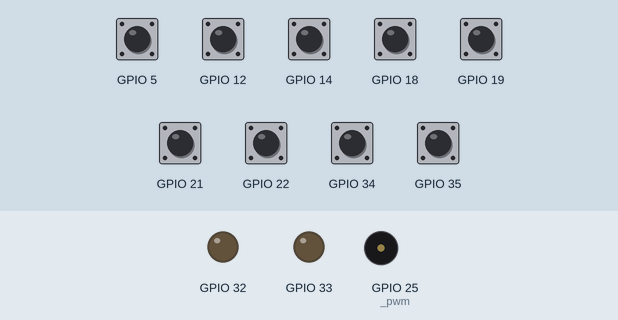
Simulated run of this program. Board: ESP32 board running MicroPython. Shown: output pins drawn as LEDs (lit = HIGH), buzzer (waves = sounding). The test bench sets the inputs (shaded band); at power-on: GPIO 5, GPIO 12, GPIO 14, GPIO 18, GPIO 19, GPIO 21, GPIO 22, GPIO 34, GPIO 35 HIGH. Pins used as bus, display or sensor lines are not drawn; what the program prints to the serial console is not drawn.

Above: at 1.2 s.
1.3 s: GPIO 5 pulled LOW for 0.15 s
At 2.2 s:
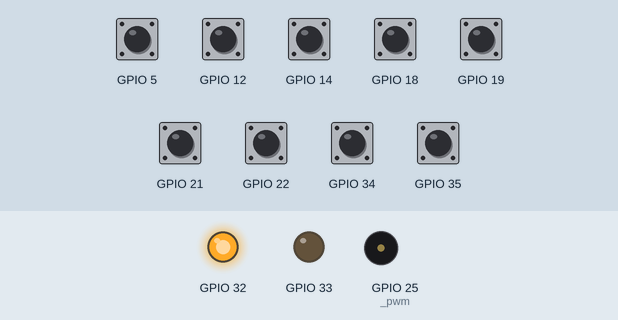
3.1 s: GPIO 12 pulled LOW for 0.15 s
At 4.6 s:
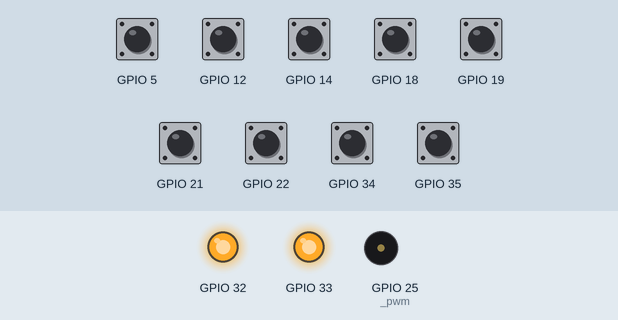
4.9 s: GPIO 14 pulled LOW for 0.15 s
At 5.1 s:
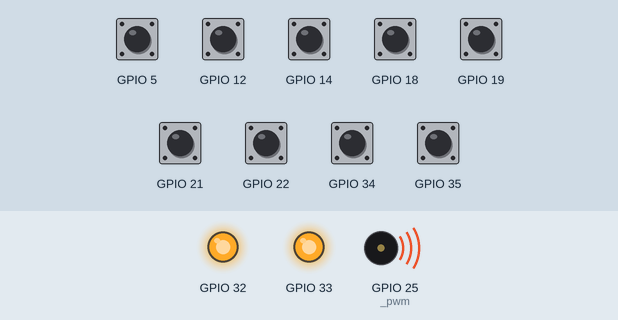
6.5 s: GPIO 35 pulled LOW for 0.15 s
At 6.6 s:
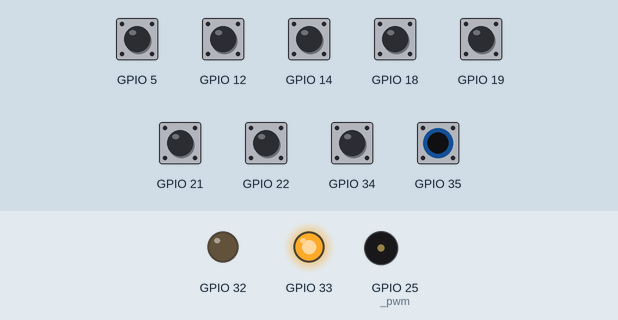
8.2 s: GPIO 18 pulled LOW for 0.15 s
At 9.7 s:
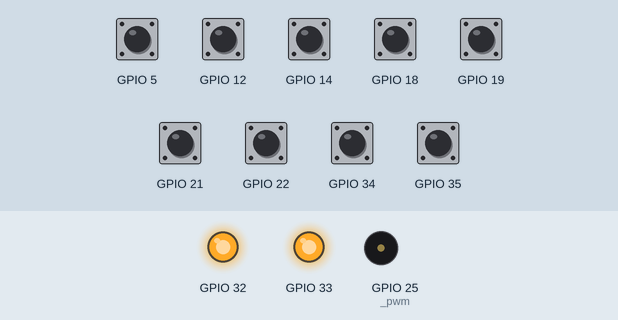
10.0 s: GPIO 19 pulled LOW for 0.15 s
At 10.2 s:
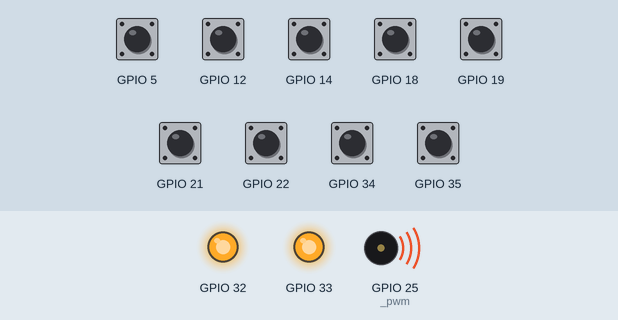
Timing chart, 0 to 12.8 s (numbered marks = the images above; inputs shaded):
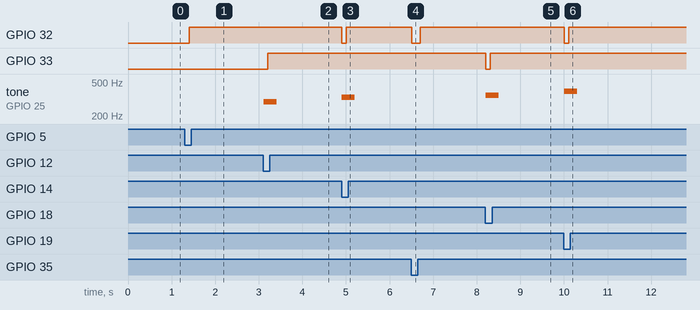

Measured:
- after the input at 1.3 s, GPIO 32: LOW → HIGH after 0.11 s
- after the input at 3.1 s, GPIO 33: LOW → HIGH after 0.11 s; tone on GPIO 25 (_pwm): silent → 294 Hz at once, → silent 0.30 s later
- after the input at 4.9 s, GPIO 32: HIGH → LOW at once, → HIGH 0.10 s later; tone on GPIO 25 (_pwm): silent → 330 Hz at once, → silent 0.30 s later
- after the input at 6.5 s, GPIO 32: HIGH → LOW at once, → HIGH 0.20 s later
- after the input at 8.2 s, GPIO 33: HIGH → LOW at once, → HIGH 0.10 s later; tone on GPIO 25 (_pwm): silent → 349 Hz at once, → silent 0.30 s later
- after the input at 10.0 s, GPIO 32: HIGH → LOW at once, → HIGH 0.10 s later; tone on GPIO 25 (_pwm): silent → 392 Hz at once, → silent 0.30 s later

The program:

melody_record_demo.py
```python
"""
melody_record_demo.py - 旋律录制与回放演示脚本（过渡版本）
==========================================================
这是临时演示版本，复用板载 KEY1/KEY2（GPIO35/GPIO34）控制录制和回放。
正式版本将在新按钮到货后集成到 piano.py 中，届时录制/回放将绑定到
专用按钮，不再复用八度切换键。

依赖模块（复用现有实现，不重复造轮子）：
  buttons.py  — 按键边沿检测（7音符键 + KEY1/KEY2）
  buzzer.py   — PWM蜂鸣器驱动
  leds.py     — LED视觉反馈

按键说明（过渡期复用）：
  KEY1 (GPIO35)：录制切换键
    - 第1次按下 → 清空旧数据，开始录制
    - 第2次按下 → 结束录制
  KEY2 (GPIO34)：回放键
    - 按下时回放已录制内容（录制中按下无效）
  7音符键 (GPIO5/12/14/18/19/21/22)：正常弹奏，录制状态下自动记录

使用方法：
  mpremote connect COM3 run melody_record_demo.py
"""

import buttons
import buzzer
import leds
import time

# ============================================================
# 状态变量
# ============================================================
_recording = False         # 是否处于录制中状态
_recorded_notes = []       # 录制数据：[(note_name, interval_ms), ...]
_last_note_ticks = 0       # 上一个音符被检测到的时刻（ticks_ms），用于计算间隔

# 音符 → LED颜色（与 piano.py 保持一致的交替配色）
_NOTE_ORDER = ['do', 're', 'mi', 'fa', 'so', 'la', 'xi']
_NOTE_LED_COLOR = {
    note: 'green' if idx % 2 == 0 else 'red'
    for idx, note in enumerate(_NOTE_ORDER)
}


# ============================================================
# 回放逻辑
# ============================================================
def _playback():
    """
    按录制顺序和时间间隔回放已录制的旋律。
    回放期间阻塞主循环（不检测按键），这是简化处理的过渡方案。
    """
    print("开始回放 (共 {} 个音符)".format(len(_recorded_notes)))

    for i, (note, interval) in enumerate(_recorded_notes):
        color = _NOTE_LED_COLOR.get(note, 'green')

        # 发声（非阻塞，300ms 自动停止） + LED闪烁（阻塞100ms）
        buzzer.play_note(note, duration_ms=300)
        leds.flash(color, duration_ms=100)

        print("回放 [{}/{}]: {} (间隔 {}ms, {}LED)".format(
            i + 1, len(_recorded_notes), note, interval, color))

        # 等待录制时的间隔时间，再播放下一个音符
        # 注：录制时两个音符检测之间的间隔已包含上一个音符的LED闪烁时间，
        # 回放时我们以相同间隔等待，节奏可基本还原
        if i < len(_recorded_notes) - 1:
            time.sleep_ms(interval)

    print("回放完成")


# ============================================================
# 主循环
# ============================================================
def main():
    """主入口：初始化硬件后进入事件循环。"""
    global _recording, _last_note_ticks, _recorded_notes

    print("=" * 40)
    print("  旋律录制与回放演示（过渡版）")
    print("  KEY1: 录制切换  KEY2: 回放")
    print("=" * 40)

    buttons.init()

    while True:
        try:
            # ---- 控制键检测（复用 buttons.py 的八度键接口） ----
            ctrl_event = buttons.get_octave_key_event()

            if ctrl_event == 'up':   # KEY1 → 录制切换
                if not _recording:
                    # 开始录制：清空旧数据，记录起始时刻
                    _recording = True
                    _recorded_notes = []
                    _last_note_ticks = time.ticks_ms()
                    leds.flash('green', duration_ms=200)
                    print("开始录制")
                else:
                    # 结束录制
                    _recording = False
                    leds.flash('green', duration_ms=200)
                    print("录制结束，共录制 {} 个音符".format(len(_recorded_notes)))

            elif ctrl_event == 'down':  # KEY2 → 回放
                if _recording:
                    print("录制中，请先结束录制")
                elif not _recorded_notes:
                    print("暂无录制内容")
                else:
                    _playback()

            # ---- 音符按键检测（复用 buttons.py 的 get_pressed_key） ----
            note = buttons.get_pressed_key()

            if note is not None:
                color = _NOTE_LED_COLOR.get(note, 'green')

                # 录制：在发声前记录时间戳，保证间隔测量准确
                if _recording:
                    now = time.ticks_ms()
                    interval = time.ticks_diff(now, _last_note_ticks)
                    _last_note_ticks = now
                    _recorded_notes.append((note, interval))

                # 正常发声 + LED反馈（录制和纯演奏都触发）
                buzzer.play_note(note, duration_ms=300)
                leds.flash(color, duration_ms=100)

                if _recording:
                    print("录制: {} (间隔 {}ms, {}LED)".format(note, interval, color))
                else:
                    print("演奏: {} ({}LED)".format(note, color))

            # 主循环间隔 10ms，保证按键响应灵敏
            time.sleep_ms(10)

        except KeyboardInterrupt:
            print("\n演示结束")
            buzzer.stop()
            break


# MicroPython / mpremote run 入口
if __name__ == '__main__':
    main()
```

buttons.py
```python
"""
buttons.py - 外接7按键 + 八度切换按键模块
==========================================
封装J4排针接入的7个钢琴按键（do/re/mi/fa/so/la/xi），
以及板载KEY1/KEY2用于八度切换。
提供统一的边沿检测：按下瞬间触发一次，长按不重复触发，
按键释放后才重置状态，允许再次触发。

GPIO映射（均使用内部上拉 PULL_UP，按下为低电平）：
  音符键:
    do  → GPIO5
    re  → GPIO12
    mi  → GPIO14
    fa  → GPIO18
    so  → GPIO19
    la  → GPIO21
    xi  → GPIO22
  八度键:
    KEY1 → GPIO35（八度+1）
    KEY2 → GPIO34（八度-1）
"""

from machine import Pin

# 音符名 → GPIO引脚号
_NOTE_KEY_MAP = {
    'do':  5,
    're': 12,
    'mi': 14,
    'fa': 18,
    'so': 19,
    'la': 21,
    'xi': 22,
}

# 八度键名 → GPIO引脚号
_OCTAVE_KEY_MAP = {
    'up':   35,  # KEY1 → 八度+1
    'down': 34,  # KEY2 → 八度-1
}

_note_pins = {}     # 音符名 → Pin对象
_note_states = {}   # 音符名 → 状态: 'idle' | 'fired'
_octave_pins = {}   # 八度键名 → Pin对象
_octave_states = {} # 八度键名 → 状态: 'idle' | 'fired'


def _check_edge(pin, states, key):
    """
    通用边沿检测辅助函数（两态状态机）。
    供 get_pressed_key() 和 get_octave_key_event() 复用。

    逻辑：
      - 'idle' + 低电平（按下）→ 切换为 'fired'，返回 True（触发）
      - 'fired' + 仍为低电平（长按）→ 返回 False（不重复触发）
      - 'fired' + 高电平（释放）→ 切换回 'idle'，返回 False

    Args:
        pin (Pin):   按键Pin对象
        states (dict): 状态字典，key为按键标识
        key (str):   当前按键标识，用于索引 states

    Returns:
        bool: True 表示检测到新的按下事件（边沿触发）
    """
    pressed = (pin.value() == 0)  # PULL_UP: 低电平 = 按下

    if states[key] == 'idle' and pressed:
        states[key] = 'fired'
        return True

    if states[key] == 'fired' and not pressed:
        states[key] = 'idle'

    return False


def init():
    """
    初始化所有按键（7音符键 + 2八度键）为输入模式（PULL_UP），
    并将每个按键的状态机设为 'idle'（待触发状态）。
    在 piano.py 启动时调用一次即可。
    """
    for name, gpio in _NOTE_KEY_MAP.items():
        pin = Pin(gpio, Pin.IN, Pin.PULL_UP)
        _note_pins[name] = pin
        _note_states[name] = 'idle'

    for name, gpio in _OCTAVE_KEY_MAP.items():
        pin = Pin(gpio, Pin.IN, Pin.PULL_UP)
        _octave_pins[name] = pin
        _octave_states[name] = 'idle'


def get_pressed_key():
    """
    扫描7个音符按键，返回本次新按下的音符名。

    Returns:
        str | None: 音符名（'do'/'re'/'mi'/'fa'/'so'/'la'/'xi'），
                    无新按下时返回 None
    """
    for name, pin in _note_pins.items():
        if _check_edge(pin, _note_states, name):
            return name
    return None


def get_octave_key_event():
    """
    扫描2个八度切换按键（KEY1/KEY2），返回本次新按下的事件类型。

    Returns:
        str | None: 'up'（KEY1按下，八度+1）、'down'（KEY2按下，八度-1），
                    无新按下时返回 None
    """
    for name, pin in _octave_pins.items():
        if _check_edge(pin, _octave_states, name):
            return name
    return None
```

buzzer.py
```python
"""
buzzer.py - 蜂鸣器PWM驱动模块
==============================
通过GPIO25输出PWM信号驱动蜂鸣器（B1），
提供按音符名播放（支持八度偏移）和立即停止的接口。

音符频率参考（Hz）：
  do=262, re=294, mi=330, fa=349, so=392, la=440, xi=494
"""

from machine import Pin, PWM, Timer

# 蜂鸣器PWM引脚
_BUZZER_PIN = 25

# 音符名 → 基频（Hz），对应八度偏移量 0
_NOTE_FREQ = {
    'do': 262,
    're': 294,
    'mi': 330,
    'fa': 349,
    'so': 392,
    'la': 440,
    'xi': 494,
}

_pwm = None               # PWM对象（惰性初始化）
_auto_stop_timer = None   # 自动停止定时器


def _init_pwm():
    """惰性初始化PWM对象（首次使用时创建）。"""
    global _pwm
    if _pwm is None:
        _pwm = PWM(Pin(_BUZZER_PIN), freq=262, duty=0)


def _stop_callback(t):
    """
    定时器回调：将PWM占空比设为0以停止发声。
    注意 MicroPython 定时器回调中应避免内存分配。
    """
    global _pwm
    if _pwm:
        _pwm.duty(0)


def play_note(note_name, duration_ms=300, octave_offset=0):
    """
    播放指定音符，支持八度偏移，持续 duration_ms 毫秒后自动停止（非阻塞）。

    频率计算公式：
      实际频率 = 基频 × (2 ^ octave_offset)
    例如 octave_offset=+1 时 do 从 262Hz 变为 524Hz；
          octave_offset=-1 时 do 从 262Hz 变为 131Hz。

    实现方式：
      1. 计算实际频率，设置PWM频率，duty=50（已验证的安全值）
      2. 启动一次性定时器，duration_ms 后将 duty 置零

    如果前一个音符尚未停止就调用此函数，会先取消旧的自动停止定时器，
    再设置新音符参数，保证每次只有一个音符在播放。

    Args:
        note_name (str):    音符名，必须是 'do'/'re'/'mi'/'fa'/'so'/'la'/'xi' 之一
        duration_ms (int):  发声时长（毫秒），默认 300
        octave_offset (int): 八度偏移量，范围 -2 ~ +2，默认 0（无偏移）

    Raises:
        ValueError: 传入未识别的音符名
    """
    global _auto_stop_timer

    base_freq = _NOTE_FREQ.get(note_name)
    if base_freq is None:
        raise ValueError("未知音符名: {}".format(note_name))

    # 频率 = 基频 × 2^octave_offset
    freq = int(base_freq * (2 ** octave_offset))

    _init_pwm()

    # 取消之前的自动停止定时器（如果存在）
    if _auto_stop_timer is not None:
        _auto_stop_timer.deinit()

    # 设置频率和 duty 值
    _pwm.freq(freq)
    _pwm.duty(50)  # 重要：此数值已实测验证，请勿改动。duty过高（如512）会导致USB供电瞬间跌落，触发串口断连（参见硬件分析文档"已知问题"部分）

    # 启动一次性定时器，到时自动停止
    _auto_stop_timer = Timer(0)
    _auto_stop_timer.init(
        period=duration_ms,
        mode=Timer.ONE_SHOT,
        callback=_stop_callback,
    )


def stop():
    """
    立即停止发声（PWM占空比置零），同时取消自动停止定时器。
    也可用于在音符播放中途手动静音。
    """
    global _auto_stop_timer

    if _auto_stop_timer is not None:
        _auto_stop_timer.deinit()
        _auto_stop_timer = None

    if _pwm is not None:
        _pwm.duty(0)
```

leds.py
```python
"""
leds.py - 板载LED控制模块
==========================
封装LED2（绿）和LED3（红）的控制，对上层屏蔽"低电平点亮"的硬件细节。

GPIO映射（低电平点亮）：
  LED2（绿）→ GPIO32
  LED3（红）→ GPIO33

接口使用 'green' / 'red' 字符串标识LED，调用方无需关心电平极性。
"""

from machine import Pin
import time

# LED GPIO 映射
_LED_MAP = {
    'green': 32,  # LED2
    'red':   33,  # LED3
}

_pins = {}  # 颜色名 → Pin对象


def _init_pin(which):
    """
    惰性初始化指定LED的Pin对象。
    首次访问时创建，后续复用。

    Args:
        which (str): 'green' 或 'red'
    """
    if which not in _pins:
        gpio = _LED_MAP[which]
        _pins[which] = Pin(gpio, Pin.OUT, value=1)  # 初始高电平 = 熄灭


def led_on(which):
    """
    点亮指定LED。

    Args:
        which (str): 'green'（绿灯）或 'red'（红灯）

    Raises:
        ValueError: 传入未识别的LED标识
    """
    if which not in _LED_MAP:
        raise ValueError("未知LED: {}".format(which))
    _init_pin(which)
    _pins[which].value(0)  # 低电平点亮


def led_off(which):
    """
    熄灭指定LED。

    Args:
        which (str): 'green'（绿灯）或 'red'（红灯）

    Raises:
        ValueError: 传入未识别的LED标识
    """
    if which not in _LED_MAP:
        raise ValueError("未知LED: {}".format(which))
    _init_pin(which)
    _pins[which].value(1)  # 高电平熄灭


def flash(which, duration_ms=100):
    """
    短暂点亮LED（duration_ms 毫秒），然后自动熄灭。
    这是一个阻塞操作，适用于按键视觉反馈等短闪烁场景。

    Args:
        which (str): 'green'（绿灯）或 'red'（红灯）
        duration_ms (int): 点亮时长（毫秒），默认 100

    Raises:
        ValueError: 传入未识别的LED标识
    """
    if which not in _LED_MAP:
        raise ValueError("未知LED: {}".format(which))
    _init_pin(which)
    _pins[which].value(0)               # 点亮（低电平）
    time.sleep_ms(duration_ms)          # 保持
    _pins[which].value(1)               # 熄灭（高电平）
```
